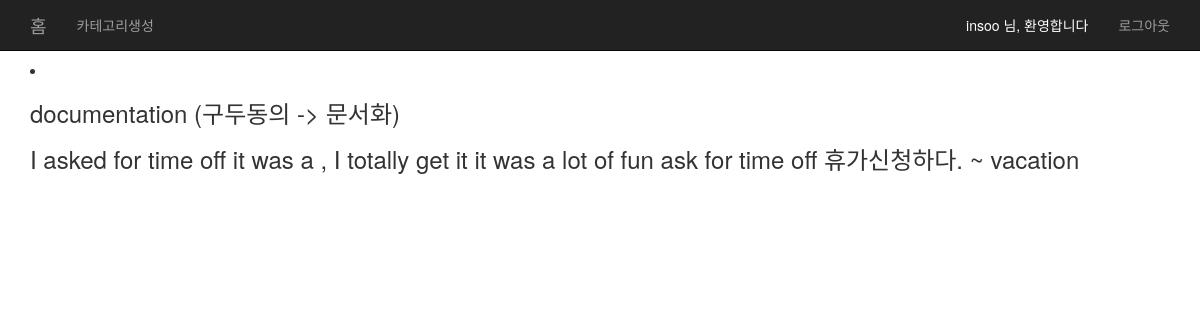
/english/6/ (signed in), run on the app's committed database.
### englishnote/models.py (models this page shows, shortened)
class Note(models.Model):
    sentence = models.TextField()
    translation = models.TextField()
    author = models.ForeignKey(settings.AUTH_USER_MODEL)
    created_at = models.DateTimeField(auto_now_add=True)
    updated_at = models.DateTimeField(auto_now=True)

### englishnote/views.py (the view)
# urls.py: url(r'^(?P<pk>\d+)/$', views.detail, name='detail'),
def detail(request, pk):
    note = Note.objects.get(pk=pk)
    return render(request, 'englishnote/detail.html', {'note': note})

### englishnote/templates/englishnote/detail.html
{% extends "englishnote/base.html" %}
{% block content %}
    <li><h3> {{ note.translation }} </h3></li>
    <h3> {{ note.sentence }} </h3>
{% endblock %}

### englishnote/templates/englishnote/base.html (shortened to what this page needs)
<!doctype html>
<html>
<head>
<link rel="stylesheet" href="https://maxcdn.bootstrapcdn.com/bootstrap/3.3.6/css/bootstrap.min.css" />
</head>
<body>
    <nav class="navbar navbar-inverse navbar-fixed-top">
      <div class="container">
        <div class="navbar-header">
          <a class="navbar-brand" href="/english">홈</a>
        </div>
        <div id="navbar" class="collapse navbar-collapse">
          <ul class="nav navbar-nav">
            <li><a href="#">카테고리생성</a></li>
          </ul>
          <ul class="nav navbar-nav navbar-right">
            {% if user.is_authenticated %}
              <li style="color: white; padding: 15px">{{ user.username }} 님, 환영합니다</li>
              <li><a href="{% url "logout" %}?next={{ request.path }}">로그아웃</a></li>
            {% else %}
              <li><a href="{% url "login" %}?next={{ request.path }}">로그인</a></li>
              <li><a href="{% url "signup" %}">회원가입</a></li>
            {% endif %}
          </ul>
        </div>
      </div>
    </nav>
    <div class="container">
        <div class="row">
            <div class="col-sm-12">
                {% block content %}
                {% endblock %}
            </div>
        </div>
    </div>
</body>
</html>

### englishnote/templates/englishnote/base.html (style rules this page uses)
body { padding-top: 60px; padding-bottom: 30px; }

### data on the page
Note: translation "documentation (구두동의 -> 문서화)", sentence "I asked for time off it was a , I totally get it it was a lot of fun ask for time off 휴가신청하다. ~ vacation"

### other printed values
{{ user.username }} "insoo"
